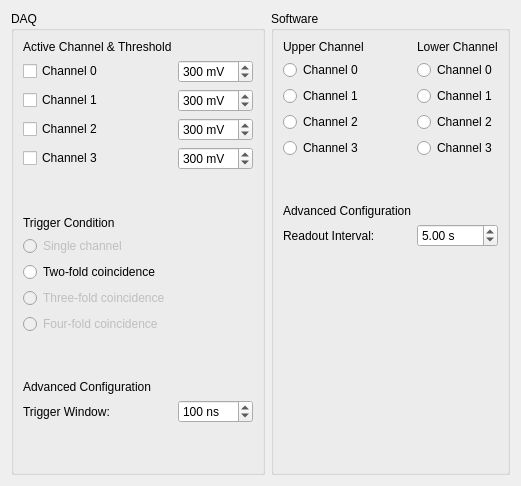
      <widget class="QWidget" name="tab_ConfigVelocity">
       <attribute name="title">
        <string>ConfigurationV</string>
       </attribute>
       <layout class="QHBoxLayout" name="horizontalLayout_3">
        <item>
         <layout class="QHBoxLayout" name="horizontalLayout_8">
          <item>
           <widget class="QGroupBox" name="groupBox">
            <property name="title">
             <string>DAQ</string>
            </property>
            <layout class="QGridLayout" name="gridLayout">
             <item row="0" column="0">
              <widget class="QLabel" name="label">
               <property name="text">
                <string>Active Channel &amp; Threshold</string>
               </property>
               <property name="textFormat">
                <enum>Qt::AutoText</enum>
               </property>
               <property name="scaledContents">
                <bool>true</bool>
               </property>
              </widget>
             </item>
             <item row="3" column="0">
              <widget class="QCheckBox" name="checkBox">
               <property name="layoutDirection">
                <enum>Qt::LeftToRight</enum>
               </property>
               <property name="text">
                <string>Channel 0</string>
               </property>
              </widget>
             </item>
             <item row="3" column="1">
              <widget class="QSpinBox" name="spinBox">
               <property name="suffix">
                <string> mV</string>
               </property>
               <property name="maximum">
                <number>1000</number>
               </property>
               <property name="value">
                <number>300</number>
               </property>
              </widget>
             </item>
             <item row="4" column="0">
              <widget class="QCheckBox" name="checkBox_2">
               <property name="text">
                <string>Channel 1</string>
               </property>
              </widget>
             </item>
             <item row="4" column="1">
              <widget class="QSpinBox" name="spinBox_2">
               <property name="suffix">
                <string> mV</string>
               </property>
               <property name="maximum">
                <number>1000</number>
               </property>
               <property name="value">
                <number>300</number>
               </property>
              </widget>
             </item>
             <item row="5" column="0">
              <widget class="QCheckBox" name="checkBox_3">
               <property name="text">
                <string>Channel 2</string>
               </property>
              </widget>
             </item>
             <item row="5" column="1">
              <widget class="QSpinBox" name="spinBox_3">
               <property name="suffix">
                <string> mV</string>
               </property>
               <property name="maximum">
                <number>1000</number>
               </property>
               <property name="value">
                <number>300</number>
               </property>
              </widget>
             </item>
             <item row="6" column="0">
              <widget class="QCheckBox" name="checkBox_4">
               <property name="text">
                <string>Channel 3</string>
               </property>
              </widget>
             </item>
             <item row="6" column="1">
              <widget class="QSpinBox" name="spinBox_4">
               <property name="suffix">
                <string> mV</string>
               </property>
               <property name="maximum">
                <number>1000</number>
               </property>
               <property name="value">
                <number>300</number>
               </property>
              </widget>
             </item>
             <item row="7" column="0">
              <spacer name="verticalSpacer_3">
               <property name="orientation">
                <enum>Qt::Vertical</enum>
               </property>
               <property name="sizeType">
                <enum>QSizePolicy::Maximum</enum>
               </property>
               <property name="sizeHint" stdset="0">
                <size>
                 <width>20</width>
                 <height>40</height>
                </size>
               </property>
              </spacer>
             </item>
             <item row="8" column="0">
              <widget class="QLabel" name="label_2">
               <property name="text">
                <string>Trigger Condition</string>
               </property>
              </widget>
             </item>
             <item row="9" column="0">
              <widget class="QRadioButton" name="radioButton">
               <property name="enabled">
                <bool>false</bool>
               </property>
               <property name="text">
                <string>Single channel</string>
               </property>
               <property name="checkable">
                <bool>false</bool>
               </property>
              </widget>
             </item>
             <item row="10" column="0">
              <widget class="QRadioButton" name="radioButton_2">
               <property name="text">
                <string>Two-fold coincidence</string>
               </property>
              </widget>
             </item>
             <item row="11" column="0">
              <widget class="QRadioButton" name="radioButton_3">
               <property name="enabled">
                <bool>false</bool>
               </property>
               <property name="text">
                <string>Three-fold coincidence</string>
               </property>
              </widget>
             </item>
             <item row="12" column="0">
              <widget class="QRadioButton" name="radioButton_4">
               <property name="enabled">
                <bool>false</bool>
               </property>
               <property name="text">
                <string>Four-fold coincidence</string>
               </property>
              </widget>
             </item>
             <item row="13" column="0">
              <spacer name="verticalSpacer_2">
               <property name="orientation">
                <enum>Qt::Vertical</enum>
               </property>
               <property name="sizeType">
                <enum>QSizePolicy::Maximum</enum>
               </property>
               <property name="sizeHint" stdset="0">
                <size>
                 <width>20</width>
                 <height>40</height>
                </size>
               </property>
              </spacer>
             </item>
             <item row="14" column="0">
              <widget class="QLabel" name="label_4">
               <property name="text">
                <string>Advanced Configuration</string>
               </property>
              </widget>
             </item>
             <item row="15" column="0">
              <widget class="QLabel" name="label_3">
               <property name="text">
                <string>Trigger Window:</string>
               </property>
              </widget>
             </item>
             <item row="15" column="1">
              <widget class="QDoubleSpinBox" name="doubleSpinBox_2">
               <property name="suffix">
                <string> ns</string>
               </property>
               <property name="decimals">
                <number>0</number>
               </property>
               <property name="maximum">
                <double>400.000000000000000</double>
               </property>
               <property name="singleStep">
                <double>10.000000000000000</double>
               </property>
               <property name="value">
                <double>100.000000000000000</double>
               </property>
              </widget>
             </item>
             <item row="16" column="0">
              <spacer name="verticalSpacer">
               <property name="orientation">
                <enum>Qt::Vertical</enum>
               </property>
               <property name="sizeHint" stdset="0">
                <size>
                 <width>20</width>
                 <height>40</height>
                </size>
               </property>
              </spacer>
             </item>
            </layout>
           </widget>
          </item>
         </layout>
        </item>
        <item>
         <layout class="QHBoxLayout" name="horizontalLayout_22">
          <item>
           <widget class="QGroupBox" name="groupBox_2">
            <property name="title">
             <string>Software</string>
            </property>
            <layout class="QGridLayout" name="gridLayout_2">
             <item row="1" column="1">
              <widget class="QRadioButton" name="radioButton_6">
               <property name="text">
                <string>Channel 0</string>
               </property>
              </widget>
             </item>
             <item row="4" column="1">
              <widget class="QRadioButton" name="radioButton_12">
               <property name="text">
                <string>Channel 3</string>
               </property>
              </widget>
             </item>
             <item row="1" column="0">
              <widget class="QRadioButton" name="radioButton_5">
               <property name="text">
                <string>Channel 0</string>
               </property>
              </widget>
             </item>
             <item row="7" column="0">
              <widget class="QLabel" name="label_6">
               <property name="text">
                <string>Readout Interval:</string>
               </property>
              </widget>
             </item>
             <item row="8" column="0">
              <spacer name="verticalSpacer_4">
               <property name="orientation">
                <enum>Qt::Vertical</enum>
               </property>
               <property name="sizeHint" stdset="0">
                <size>
                 <width>20</width>
                 <height>40</height>
                </size>
               </property>
              </spacer>
             </item>
             <item row="4" column="0">
              <widget class="QRadioButton" name="radioButton_9">
               <property name="text">
                <string>Channel 3</string>
               </property>
              </widget>
             </item>
             <item row="5" column="0">
              <spacer name="verticalSpacer_5">
               <property name="orientation">
                <enum>Qt::Vertical</enum>
               </property>
               <property name="sizeType">
                <enum>QSizePolicy::Maximum</enum>
               </property>
               <property name="sizeHint" stdset="0">
                <size>
                 <width>20</width>
                 <height>40</height>
                </size>
               </property>
              </spacer>
             </item>
             <item row="2" column="0">
              <widget class="QRadioButton" name="radioButton_7">
               <property name="text">
                <string>Channel 1</string>
               </property>
              </widget>
             </item>
             <item row="3" column="1">
              <widget class="QRadioButton" name="radioButton_11">
               <property name="text">
                <string>Channel 2</string>
               </property>
              </widget>
             </item>
             <item row="7" column="1">
              <widget class="QDoubleSpinBox" name="doubleSpinBox">
               <property name="suffix">
                <string> s</string>
               </property>
               <property name="maximum">
                <double>100.000000000000000</double>
               </property>
               <property name="value">
                <double>5.000000000000000</double>
               </property>
              </widget>
             </item>
             <item row="2" column="1">
              <widget class="QRadioButton" name="radioButton_10">
               <property name="text">
                <string>Channel 1</string>
               </property>
              </widget>
             </item>
             <item row="6" column="0">
              <widget class="QLabel" name="label_5">
               <property name="text">
                <string>Advanced Configuration</string>
               </property>
              </widget>
             </item>
             <item row="3" column="0">
              <widget class="QRadioButton" name="radioButton_8">
               <property name="text">
                <string>Channel 2</string>
               </property>
              </widget>
             </item>
             <item row="0" column="0">
              <widget class="QLabel" name="label_7">
               <property name="text">
                <string>Upper Channel</string>
               </property>
              </widget>
             </item>
             <item row="0" column="1">
              <widget class="QLabel" name="label_8">
               <property name="text">
                <string>Lower Channel</string>
               </property>
              </widget>
             </item>
            </layout>
           </widget>
          </item>
         </layout>
        </item>
       </layout>
      </widget>
